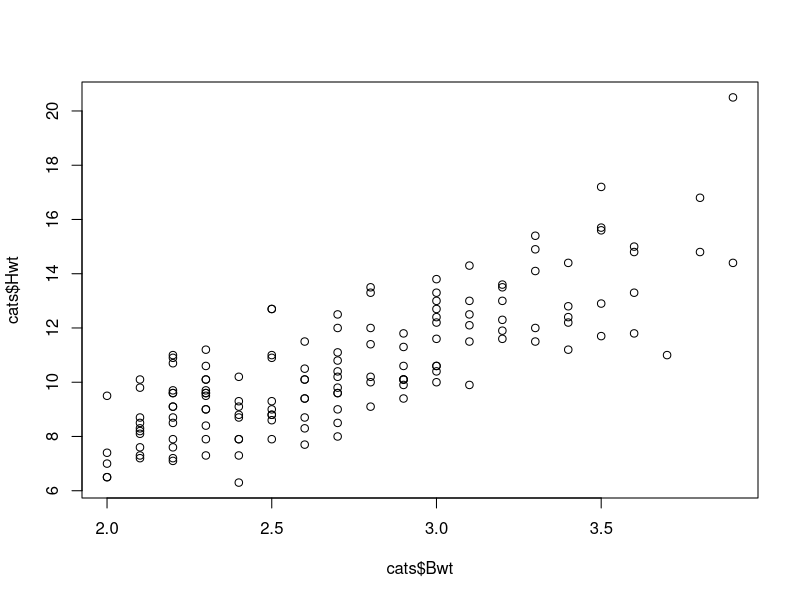
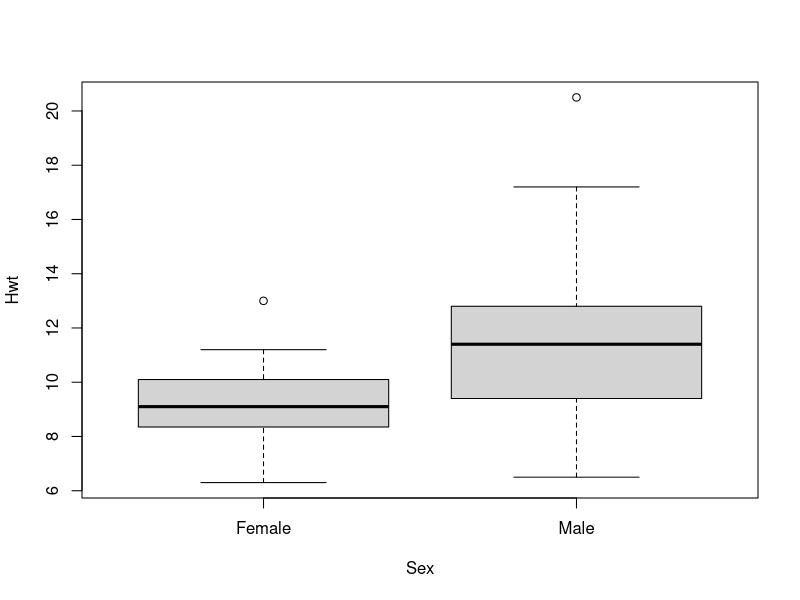
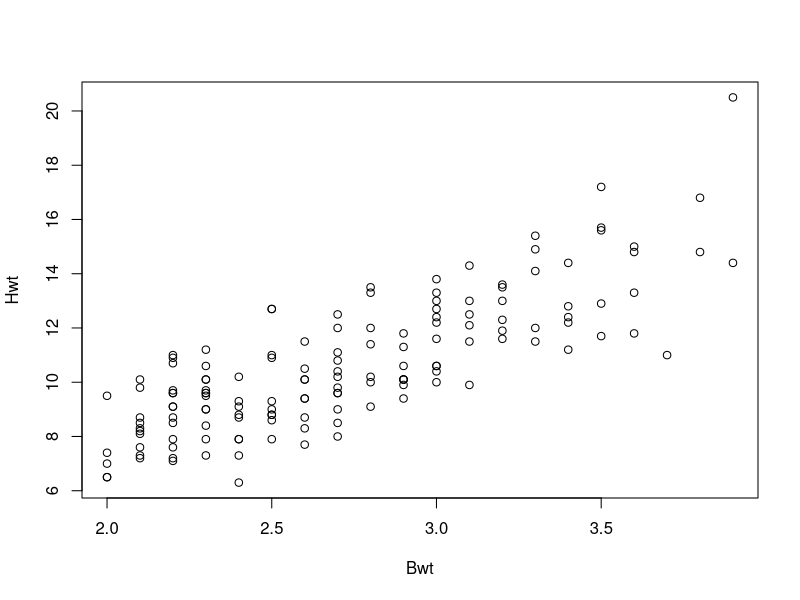
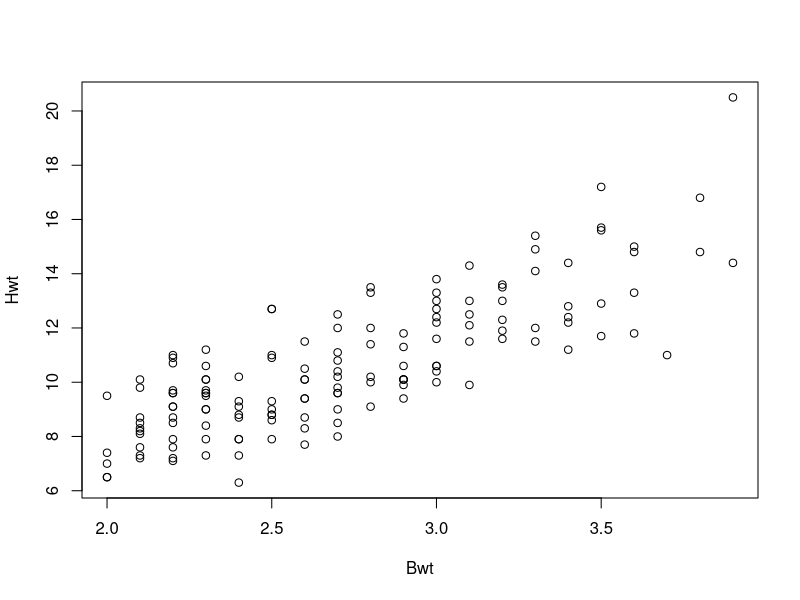
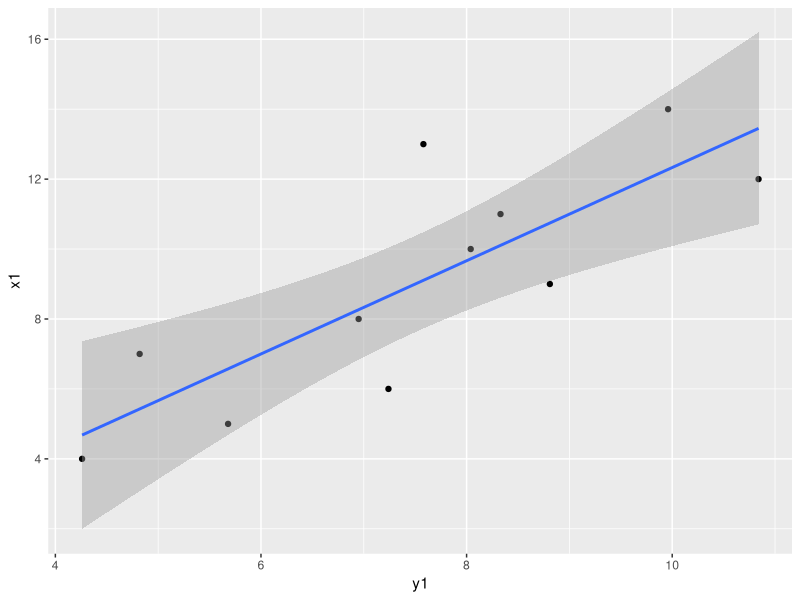
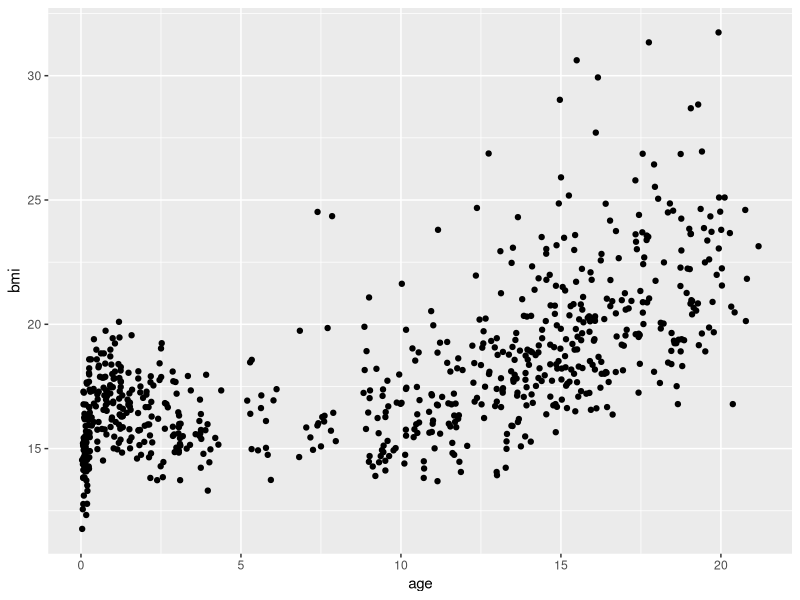
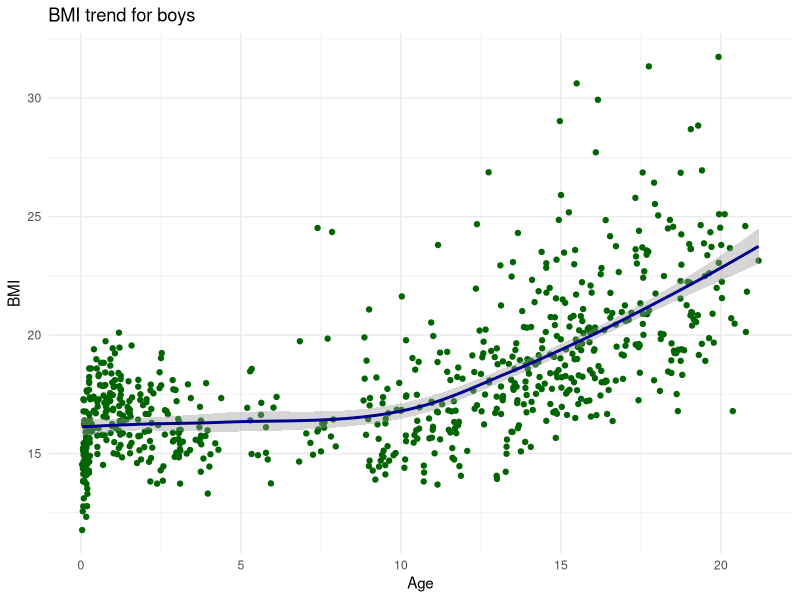

Write R code to recreate these figures, in order.
## ---- chunk 1
a <- 100
b <- a^2
## ---- chunk 2
c(1, 3, 5, 2, 6, 4)
v <- 1:6
v
v[4]
## ---- chunk 3
m <- matrix(1:6, nrow = 3, ncol = 2)
m
m[1, ]
m[, 2]
## ---- chunk 4
d <- data.frame(numbers = 1:3, 
                letters = c("a", "b", "c"),
                V3 = c(TRUE, FALSE, TRUE))
d
d$numbers
d$letters
## ---- chunk 5
l <- list(vector = v, dframe = d)
l
l$vector
l$dframe$numbers
## ---- chunk 6
library(stats)
## ---- chunk 7
require(stats)
## ---- chunk 8
library(MASS)     # for the cats data
library(dplyr)    # data manipulation
library(haven)    # in/exporting data
library(magrittr) # pipes
library(mice)     # for the nhanes data
library(ggplot2)  # visualization
## ---- chunk 9
head(cats)
## ---- chunk 10
str(cats)
## ---- chunk 11
fem.cats <- cats[cats$Sex == "F", ]
dim(fem.cats)
head(fem.cats)
## ---- chunk 12
heavy.cats <- cats[cats$Bwt > 3, ]
dim(heavy.cats)
head(heavy.cats)
## ---- chunk 13
heavy.cats <- subset(cats, Bwt > 3)
dim(heavy.cats)
head(heavy.cats)
## ---- chunk 14
filter(cats, Bwt > 2, Bwt < 2.2, Sex == "F")
## ---- chunk 15
class(cats$Sex)
levels(cats$Sex)
## ---- chunk 16
levels(cats$Sex) <- c("Female", "Male")
table(cats$Sex)
head(cats)
## ---- chunk 17
sorted.cats <- cats[order(cats$Bwt), ]
head(sorted.cats)
## ---- chunk 18
cats.numbers <- cbind(Weight = cats$Bwt, HeartWeight = cats$Hwt)
head(cats.numbers)
## ---- chunk 19
rbind(cats[1:3, ], cats[1:5, ])
## ---- chunk 20
cor(cats[, -1])
## ---- chunk 21
cor.test(cats$Bwt, cats$Hwt)
## ---- chunk 22
plot(cats$Bwt, cats$Hwt)
## ---- chunk 23
t.test(formula = Hwt ~ Sex, data = cats)
## ---- chunk 24
plot(formula = Hwt ~ Sex, data = cats)
## ---- chunk 25
a <- 2
if (a > 5){
  print("a is larger than 5.")
}
## ---- chunk 26
a <- 8
if (a > 5){
  print("a is larger than 5.")
}
## ---- chunk 27
a <- 2
if (a > 5){
  print("a is larger than 5.")
} else {
  print("a is smaller than 5.")
}
## ---- chunk 28
a <- 8
if (a > 5){
  print("a is larger than 5.")
} else {
  print("a is smaller than 5.")
}
## ---- chunk 29
# Let's print the numbers 1 to 6 one by one. 
print(1)
print(2)
print(3)
print(4)
print(5)
print(6)
## ---- chunk 30
for (i in 1:6){
  print(i)
}
## ---- chunk 31
for (i in 1:6){
  print(i < 5)
}
## ---- chunk 32
for (i in 1:nrow(cats)){
  if (cats$Bwt[i] > 2.5){
    cat(i, "is over 2.5. It is:", cats$Bwt[i], "\n")
  }
}
## ---- chunk 33
apply(cats[, -1], MARGIN = 2, mean)
## ---- chunk 34
colMeans(cats[, -1])
## ---- chunk 35
rand.mat <- matrix(rnorm(21), nrow = 3, ncol = 7)
rand.mat
apply(rand.mat, MARGIN = 1, FUN = max)
apply(rand.mat, MARGIN = 2, FUN = max)
## ---- chunk 36
rand.mat
apply(rand.mat, MARGIN = 1, FUN = sum)
apply(rand.mat, MARGIN = 2, FUN = var)
## ---- chunk 37
my.list <- list(A = c(4, 2, 1:3), B = "Hello.", C = TRUE)
sapply(my.list, class)
sapply(my.list, range)
## ---- chunk 38
class(cats)
is.list(cats)
## ---- chunk 39
sapply(cats, class)
## ---- chunk 40
lapply(cats, class)
## ---- chunk 41
mean(1:6)
## ---- chunk 42
myfunction <- function(arguments){
  hereyourfunctioncode
}
## ---- chunk 43
mean.sd <- function(argument1, argument2){
  mean1 <- mean(argument1) 
  mean2 <- mean(argument2)
  sd1 <- sd(argument1)
  sd2 <- sd(argument2)
  result <- data.frame(mean = c(mean1, mean2),
                       sd = c(sd1, sd2), 
                       row.names = c("first", "second"))
  return(result)
}
## ---- chunk 44
mean.sd(argument1 = 1:10,
        argument2 = 3:8)
## ---- chunk 45
mean.sd(1:10, 3:8)
## ---- chunk 46
boys  <- read_sav("boys.sav")
boys2 <- transform(boys, hgt = hgt / 100)
boys3 <- filter(boys2, age > 15)
boys4 <- subset(boys3, select = c(hgt, wgt, bmi))
## ---- chunk 47
boys <-
  read_sav("boys.sav") %>%
  transform(hgt = hgt/100) %>%
  filter(age > 15) %>%
  subset(select = c(hgt, wgt, bmi))
## ---- chunk 48
rnorm(10) %>% mean()
## ---- chunk 49
boys %>% cor(use = "pairwise.complete.obs")
## ---- chunk 50
boys %>% subset(select = wgt) %>% na.omit() %>% max()
## ---- chunk 51
cats %>%
  plot(Hwt ~ Bwt, data = .)
## ---- chunk 52
cats %$%
  plot(Hwt ~ Bwt)
## ---- chunk 53
cats %$%
  t.test(Hwt ~ Sex)
## ---- chunk 54
cats.test <- cats %$%
  t.test(Bwt ~ Sex)

cats.test
## ---- chunk 55
anscombe
## ---- chunk 56
anscombe %>%
  ggplot(aes(y1, x1)) + 
  geom_point() + 
  geom_smooth(method = "lm")
## ---- chunk 57
mice::boys %>%
  ggplot(aes(x = age, y = bmi)) +
  geom_point(na.rm = TRUE)
## ---- chunk 58
gg <- 
  mice::boys %>%
  ggplot(aes(x = age, y = bmi)) +
  geom_point(col = "dark green")
## ---- chunk 59
gg <- gg + 
  geom_smooth(col = "dark blue")
## ---- chunk 60
gg <- gg + 
  labs(x = "Age", y = "BMI", title = "BMI trend for boys") +
  theme_minimal()
## ---- chunk 61
plot(gg)
